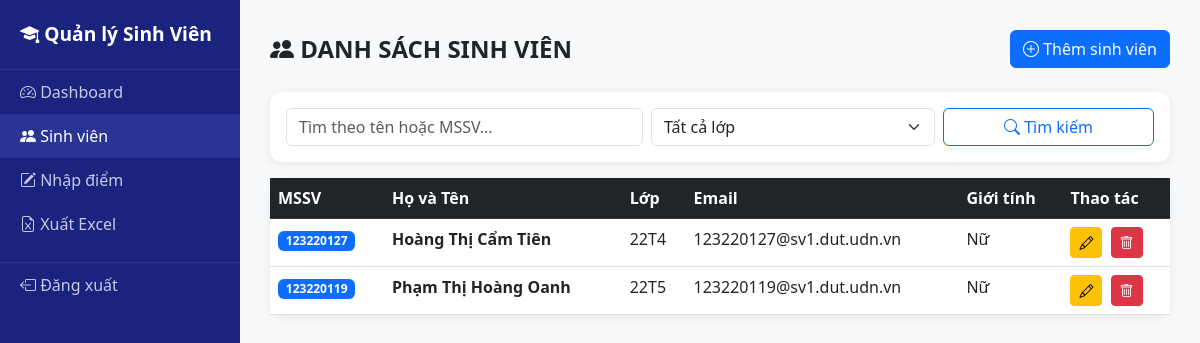
Page /students/ (signed in) on the committed database.
### models.py (models this page shows)
class SinhVien(db.Model):
    __tablename__ = 'sinh_vien'
    id = db.Column(db.Integer, primary_key=True)
    ma_sv = db.Column(db.String(20), unique=True, nullable=False)
    ho_ten = db.Column(db.String(100), nullable=False)
    ngay_sinh = db.Column(db.Date)
    gioi_tinh = db.Column(db.String(10))
    email = db.Column(db.String(120))
    lop_id = db.Column(db.Integer, db.ForeignKey('lop_hoc.id'), nullable=False)
    user_id = db.Column(db.Integer, db.ForeignKey('users.id'))
    bang_diems = db.relationship('BangDiem', backref='sinh_vien', lazy=True)

class LopHoc(db.Model):
    __tablename__ = 'lop_hoc'
    id = db.Column(db.Integer, primary_key=True)
    ma_lop = db.Column(db.String(20), unique=True, nullable=False)
    ten_lop = db.Column(db.String(100), nullable=False)
    nien_khoa = db.Column(db.String(20))
    sinh_viens = db.relationship('SinhVien', backref='lop', lazy=True)

### blueprints/students.py (the view)
@students_bp.route('/')
@login_required
@giangvien_required
def index():
    search = request.args.get('search', '')
    lop_id = request.args.get('lop_id', '')
    query = SinhVien.query
    if search:
        query = query.filter(SinhVien.ho_ten.contains(search) | SinhVien.ma_sv.contains(search))
    if lop_id:
        query = query.filter_by(lop_id=lop_id)
    sinh_viens = query.all()
    lop_hocs = LopHoc.query.all()
    return render_template('students/index.html', sinh_viens=sinh_viens, lop_hocs=lop_hocs, search=search)

### blueprints/auth.py (called while the page is built)
def giangvien_required(f):
    @wraps(f)
    def decorated_function(*args, **kwargs):
        if not current_user.is_authenticated or current_user.role != 'giangvien':
            flash('Ban khong co quyen truy cap!', 'danger')
            return redirect(url_for('auth.login'))
        return f(*args, **kwargs)
    return decorated_function

### templates/students/index.html (shortened to what this page needs)
{% extends 'base.html' %}
{% block content %}
<div class="d-flex justify-content-between align-items-center mb-4">
  <h4 class="fw-bold mb-0"><i class="bi bi-people-fill"></i> DANH SÁCH SINH VIÊN</h4>
  <a href="{{ url_for('students.them') }}" class="btn btn-primary">
    <i class="bi bi-plus-circle"></i> Thêm sinh viên
  </a>
</div>
<div class="card p-3 mb-3">
  <form method="GET" class="row g-2">
    <div class="col-md-5">
      <input type="text" name="search" class="form-control" placeholder="Tìm theo tên hoặc MSSV..." value="{{ search }}">
    </div>
    <div class="col-md-4">
      <select name="lop_id" class="form-select">
        <option value="">Tất cả lớp</option>
      </select>
    </div>
    <div class="col-md-3">
      <button type="submit" class="btn btn-outline-primary w-100">
        <i class="bi bi-search"></i> Tìm kiếm
      </button>
    </div>
  </form>
</div>
<div class="card">
  <div class="table-responsive">
    <table class="table table-hover mb-0">
      <thead class="table-dark">
        <tr>
          <th>MSSV</th><th>Họ và Tên</th><th>Lớp</th>
          <th>Email</th><th>Giới tính</th><th>Thao tác</th>
        </tr>
      </thead>
      <tbody>
        {% for sv in sinh_viens %}
        <tr>
          <td><span class="badge bg-primary">{{ sv.ma_sv }}</span></td>
          <td class="fw-semibold">{{ sv.ho_ten }}</td>
          <td>{{ sv.lop.ma_lop }}</td>
          <td>{{ sv.email or '-' }}</td>
          <td>{{ sv.gioi_tinh or '-' }}</td>
          <td>
            <a href="{{ url_for('students.sua', id=sv.id) }}" class="btn btn-sm btn-warning me-1">
              <i class="bi bi-pencil"></i>
            </a>
            <a href="{{ url_for('students.xoa', id=sv.id) }}" class="btn btn-sm btn-danger"
               onclick="return confirm('Xóa sinh viên {{ sv.ho_ten }}?')">
              <i class="bi bi-trash"></i>
            </a>
          </td>
        </tr>
        {% else %}
        <tr><td colspan="6" class="text-center text-muted py-4">Chưa có sinh viên nào</td></tr>
        {% endfor %}
      </tbody>
    </table>
  </div>
</div>
{% endblock %}

### templates/base.html (style rules this page uses)
body { background-color: #f8f9fa; }
.card { border: none; box-shadow: 0 2px 10px rgba(0,0,0,0.08); border-radius: 12px; }

### rows in the picture
SinhVien: ma_sv "123220127", ho_ten "Hoàng Thị Cẩm Tiên", lop.ma_lop "22T4", email "123220127@sv1.dut.udn.vn", gioi_tinh "Nữ"
SinhVien: ma_sv "123220119", ho_ten "Phạm Thị Hoàng Oanh", lop.ma_lop "22T5", email "123220119@sv1.dut.udn.vn", gioi_tinh "Nữ"
